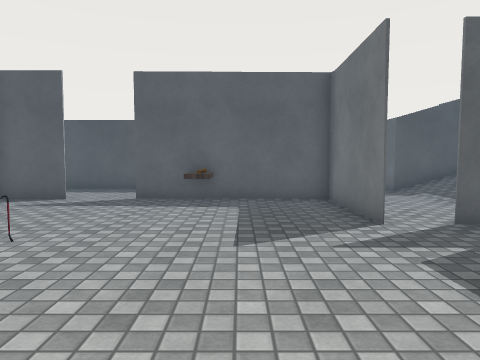
[1] (above)

20 first-person views from a walk through a 3-D level made in the Unity game engine. The camera is 1.3 m above the floor, tilts 4° down and sees 70° across. Doors are open. The floor is counted in squares, 1 m on a side. Each view is taken from the middle of a square. On the plan, view 1 faces up. The plan holds only what a view shows up to about 15 squares ahead; the rest is blank. The place goes on beyond the plan. The player character is not drawn. Some surface patterns are stand-ins.

[2]
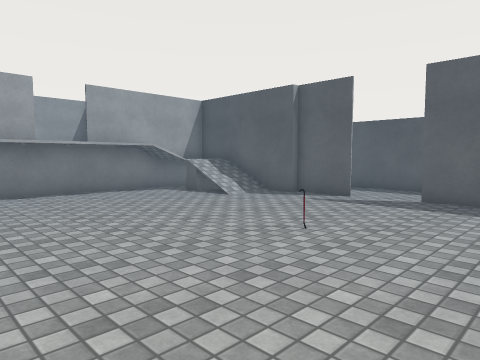

[3]
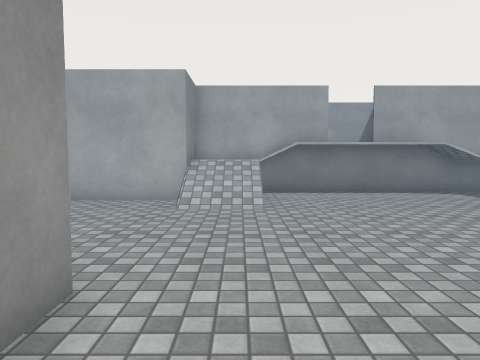

[4]
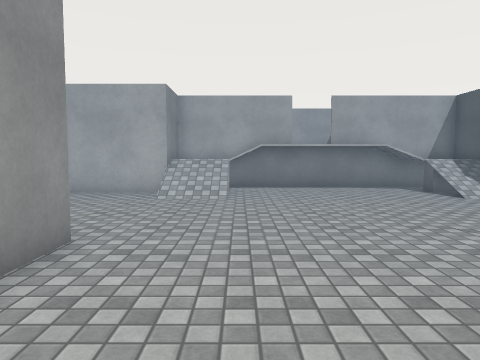

[5]
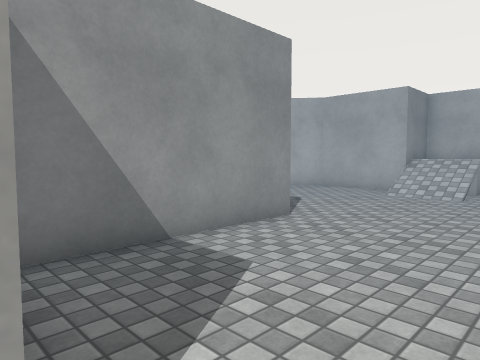

[6]
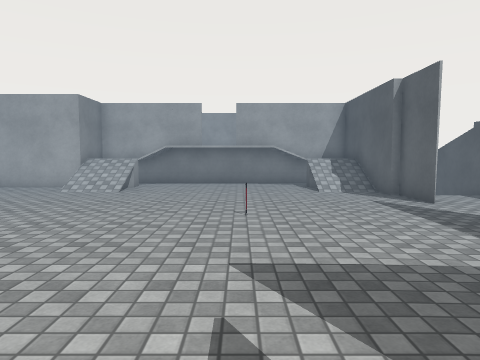

[7]
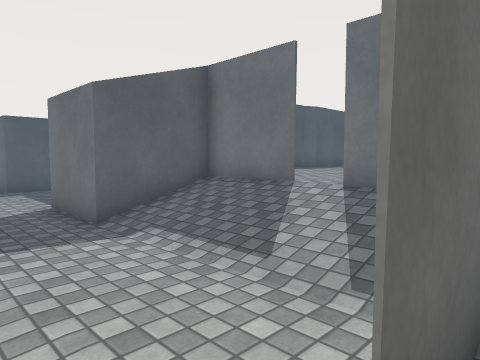

[8]
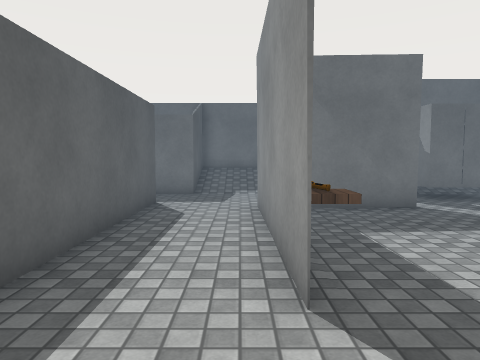

[9]
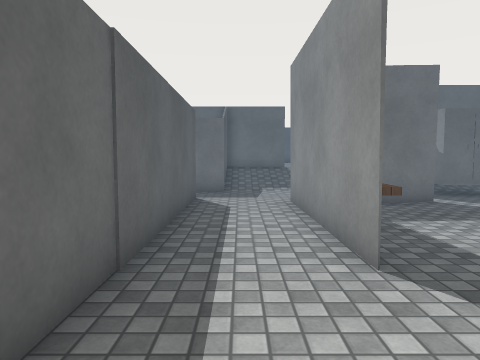

[10]
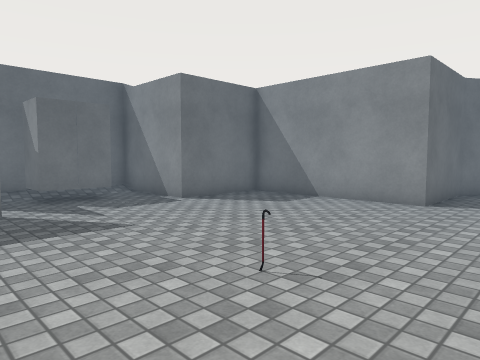

[11]
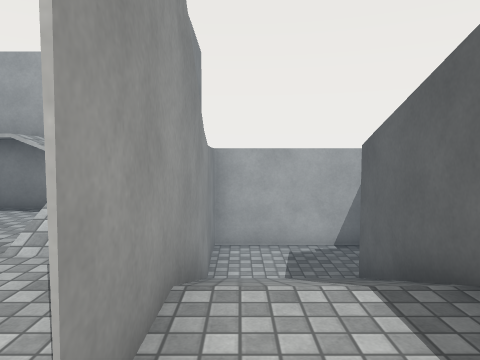

[12]
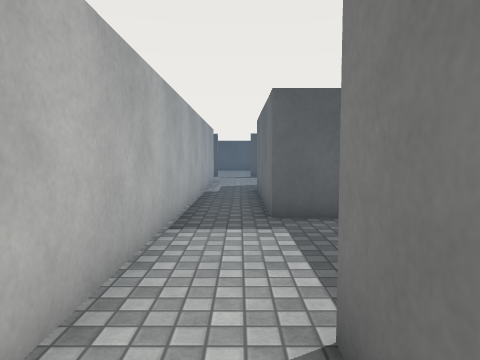

[13]
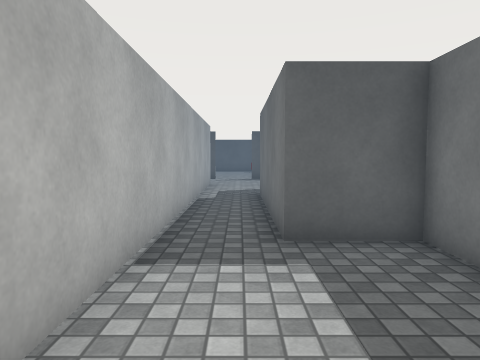

[14]
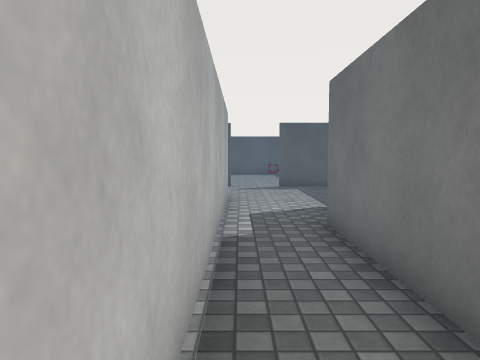

[15]
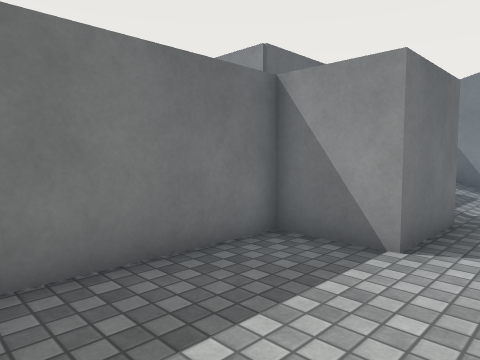

[16]
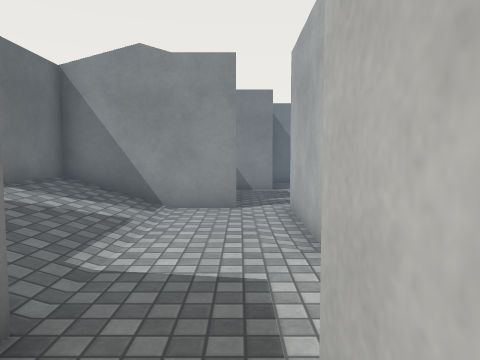

[17]
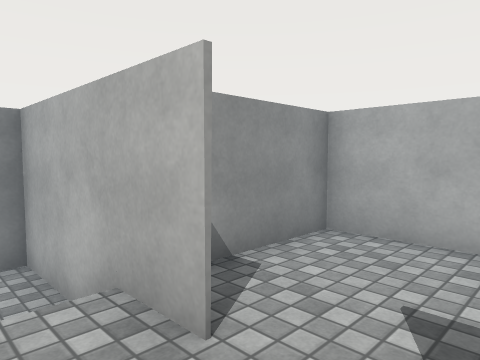

[18]
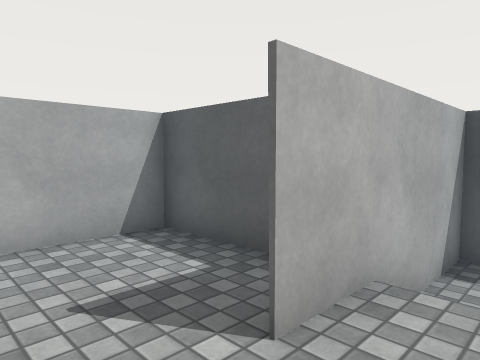

[19]
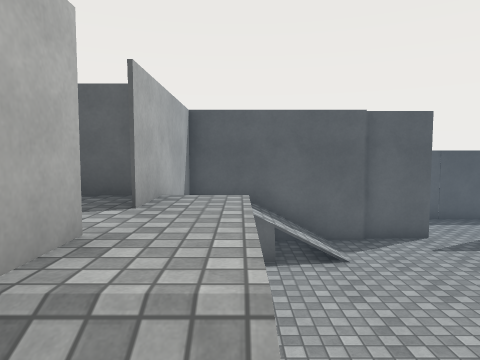

[20]
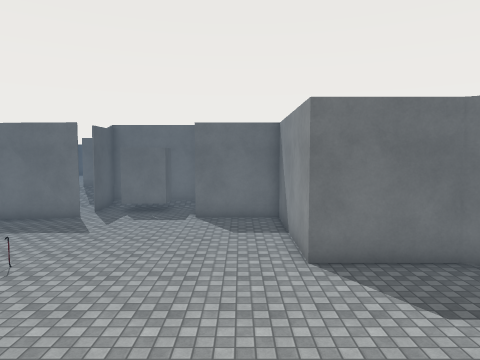

### Floor plan
Key: @ floor where view 1 was taken; # wall or solid block; . main floor; : floor 0.75 m higher than the main floor; - floor 1.25 m lower than the main floor; + floor 1.25 m higher than the main floor; * floor 1.75 m higher than the main floor; / step, stairs or slope; D open door; = window, fence, low wall or low ledge; O other object.
Columns run from 17 left of view 1 to 10 right of it. Each row starts with its distance up from view 1.
 35                      DD###
 34                      ....
 33                      ....
 32                      ....
 31                     #....
 30                     #....
 29                     #...
 28                     #...
 27                     #...
 26                     #..#
 25                     #..#
 24                     #..#
 23                     #..#
 22                     #..#
 21                     #..#
 20                     #..###
 19                     #....#
 18                     #....#
 17                     #....#
 16                     #....#
 15                     #..###
 14    #--###############..###
 13    #---///.............####
 12    #---///.............// #
 11    #---///........###..//##:
 10    #########..#####.#..//DD:
  9     #++//.......O...#..//DD
  8     #+/=/...........#..//##
  7 #####//.............#..//#
  6 #***#*/...............####
  5 #***DD/......O........#/#
  4 #***DD/..............O#/
  3 #***DD/................/
  2 #####*/.............#####
  1     #//.............#
  0     #++//........@..#
 -1     #++//...........#
 -2     ####......#######
 -3        #......#
 -4        #......#
 -5        #..  ..#

Positions as (right, up) in squares from view 1, and headings:
1: (0, 0), facing up
2: (0, 0), facing up-left
3: (0, 0), facing left
4: (2, 1), facing left
5: (3, 3), facing down-left
6: (4, 5), facing left
7: (3, 6), facing up-right
8: (-6, 11), facing right
9: (-7, 12), facing right
10: (-6, 8), facing down-right
11: (-4, 11), facing left
12: (5, 13), facing up
13: (5, 15), facing up
14: (4, 20), facing up
15: (4, 20), facing down-right
16: (4, 15), facing down
17: (-11, 5), facing down-left
18: (-11, 3), facing up-left
19: (-11, 0), facing up
20: (-11, 0), facing right
